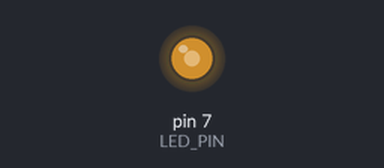
This sketch was run on a simulated Arduino Uno, built with avr-gcc and run on an emulated ATmega328P. Parts: output pins drawn as LEDs (lit = HIGH).

Above: at 0.1 s.
Timing chart, 0 to 1.6 s (numbered marks = the images above):
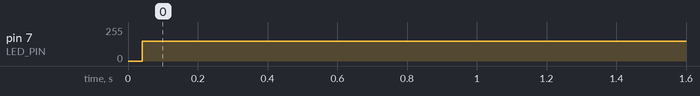

Measured:
- by itself, pin 7 (LED_PIN): 0/255 → 149/255 at 0.04 s

The sketch:

code4.3.ino
```cpp
const int LED_PIN = 7;

void setup()
{
  pinMode(LED_PIN, OUTPUT);
}

void loop()
{
  digitalWrite(LED_PIN, HIGH);
  delayMicroseconds(60);
  digitalWrite(LED_PIN, LOW);
  delayMicroseconds(40);
}
```
